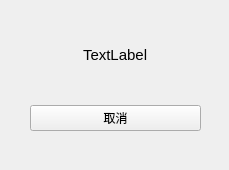
<?xml version="1.0" encoding="UTF-8"?>
<ui version="4.0">
 <class>Matching</class>
 <widget class="QMainWindow" name="Matching">
  <property name="geometry">
   <rect>
    <x>0</x>
    <y>0</y>
    <width>229</width>
    <height>170</height>
   </rect>
  </property>
  <property name="windowTitle">
   <string>单词消除小游戏</string>
  </property>
  <widget class="QWidget" name="centralwidget">
   <widget class="QWidget" name="widget" native="true">
    <property name="geometry">
     <rect>
      <x>30</x>
      <y>10</y>
      <width>171</width>
      <height>121</height>
     </rect>
    </property>
    <layout class="QVBoxLayout" name="verticalLayout">
     <item>
      <widget class="QWidget" name="widget_2" native="true">
       <layout class="QHBoxLayout" name="horizontalLayout">
        <item>
         <spacer name="horizontalSpacer">
          <property name="orientation">
           <enum>Qt::Horizontal</enum>
          </property>
          <property name="sizeHint" stdset="0">
           <size>
            <width>40</width>
            <height>20</height>
           </size>
          </property>
         </spacer>
        </item>
        <item>
         <widget class="QLabel" name="label">
          <property name="font">
           <font>
            <pointsize>11</pointsize>
           </font>
          </property>
          <property name="text">
           <string>TextLabel</string>
          </property>
         </widget>
        </item>
        <item>
         <spacer name="horizontalSpacer_2">
          <property name="orientation">
           <enum>Qt::Horizontal</enum>
          </property>
          <property name="sizeHint" stdset="0">
           <size>
            <width>40</width>
            <height>20</height>
           </size>
          </property>
         </spacer>
        </item>
       </layout>
      </widget>
     </item>
     <item>
      <widget class="QPushButton" name="cancel_pushButton">
       <property name="text">
        <string>取消</string>
       </property>
      </widget>
     </item>
    </layout>
   </widget>
  </widget>
  <widget class="QMenuBar" name="menubar">
   <property name="geometry">
    <rect>
     <x>0</x>
     <y>0</y>
     <width>229</width>
     <height>24</height>
    </rect>
   </property>
  </widget>
 </widget>
 <resources/>
 <connections/>
</ui>
